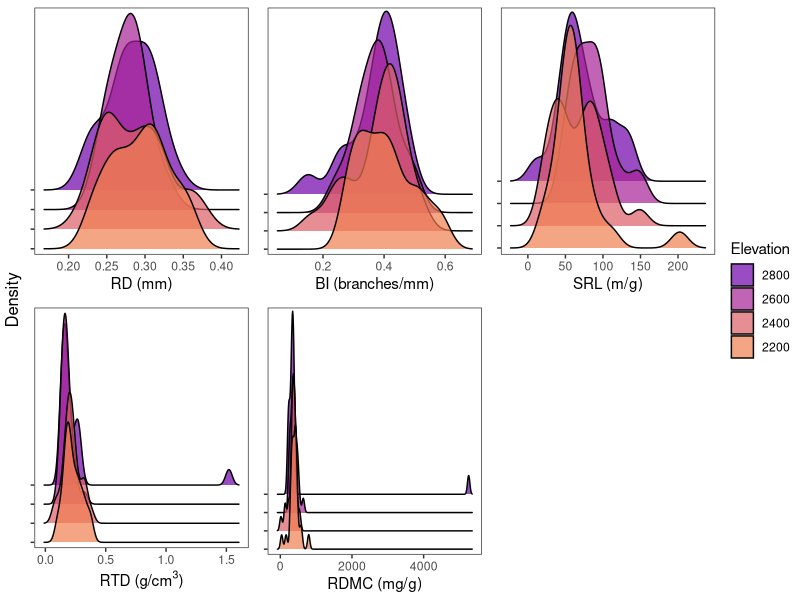
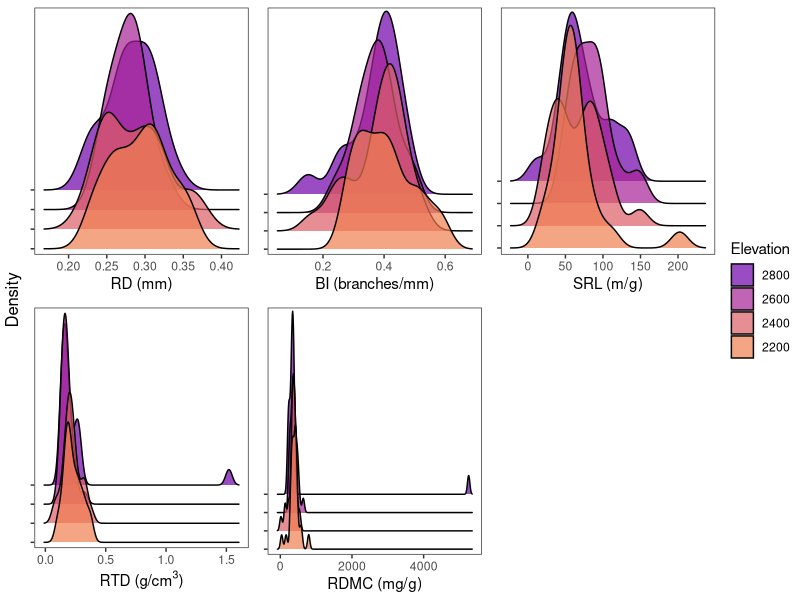

The R script that drew these images, in order:
# Ploting trait densities by elevation
# created 25/09/2024 by Anya 
# modified 11/02/2025 by Joe

### 1. Set up ----
library(tidyverse)
library(ggpubr)
library(ggridges)
library(viridisLite)
library(RColorBrewer)

### 2. Format data ----
# Load in root trait data
root_traits <- read_csv('data/roots/clean/clean_root_trait_data.csv') %>% 
  pivot_wider(names_from = traits, values_from = value) %>%
  mutate(elevation_m_asl = as.factor(elevation_m_asl))

root_traits <- read_csv('data/roots/archive/processed/BelowgroundTraitsDatasetWide.csv') %>%
  mutate(elevation_m_asl = as.factor(elevation_m_asl))

# vis parameters
scl= 10
alp3 = 0.7
cols2<- c("#6F00A8", "#A72197",  "#DD5E66", "#EF7F4F") # 2000m: #FDCB26
lwd = 0.5

### 3. Density plots per trait by elevation (RP scans) ----
rd <- ggplot(root_traits, aes(x = RD, y = elevation_m_asl, fill = elevation_m_asl)) +
  geom_density_ridges(alpha= alp3, scale = scl, linewidth=lwd)+
  scale_fill_manual(values = cols2, breaks = c(2800,  2600, 2400, 2200))+
  scale_y_discrete(expand = expansion(mult = c(0.1, 3.1)))+
  labs(x = "RD (mm)", color = "Elevation", fill ="Elevation")+
  theme_bw()+
  theme(panel.grid = element_blank(),
        axis.title.y = element_blank())

bi <- ggplot(root_traits, aes(x = BI, y = elevation_m_asl, fill = elevation_m_asl)) +
  geom_density_ridges(alpha= alp3, scale = scl, linewidth=lwd)+
  scale_fill_manual(values = cols2, breaks = c(2800,  2600, 2400, 2200))+
  scale_y_discrete(expand = expansion(mult = c(0.1, 3.4)))+
  labs(x = "BI (branches/mm)", color = "Elevation", fill ="Elevation")+
  theme_bw()+
  theme(panel.grid = element_blank(),
        axis.title.y = element_blank())

srl <- ggplot(root_traits, aes(x = SRL, y = elevation_m_asl, fill = elevation_m_asl)) +
  geom_density_ridges(alpha= alp3, scale = scl, linewidth=lwd)+
  scale_fill_manual(values = cols2, breaks = c(2800,  2600, 2400, 2200))+
  scale_y_discrete(expand = expansion(mult = c(0.1, 2.6)))+
  labs(x = "SRL (m/g)", color = "Elevation", fill ="Elevation")+
  theme_bw()+
  theme(panel.grid = element_blank(),
        axis.title.y = element_blank())

rtd <- root_traits %>%
  filter(id != 'FEK5954') %>% # Filter out high RTD values to remove outliers; remove 1 values
ggplot(aes(x = RTD, y = elevation_m_asl, fill = elevation_m_asl)) +
  geom_density_ridges(alpha= alp3, scale = scl, linewidth=lwd)+
  scale_fill_manual(values = cols2, breaks = c(2800,  2600, 2400, 2200))+
  scale_y_discrete(expand = expansion(mult = c(0.1, 3.1)))+
  labs(x = expression(paste("RTD (g/",cm^3,")")), color = "Elevation", fill ="Elevation")+
  theme_bw()+
  theme(panel.grid = element_blank(),
        axis.title.y = element_blank())

rdmc <- root_traits %>%
ggplot(aes(x = RDMC, y = elevation_m_asl, fill = elevation_m_asl)) +
  geom_density_ridges(alpha= alp3, scale = scl, linewidth=lwd)+
  scale_fill_manual(values = cols2, breaks = c(2800,  2600, 2400, 2200))+
  scale_y_discrete(expand = expansion(mult = c(0.1, 3.4)))+
  labs(x = "RDMC (mg/g)", color = "Elevation", fill ="Elevation")+
  theme_bw()+
  theme(panel.grid = element_blank(),
        axis.title.y = element_blank())

# Combine into single panel 
root_traits_elev <- ggarrange(rd + rremove("y.text"), bi + rremove("y.text"), srl + rremove("y.text"), rtd + rremove("y.text"), rdmc + rremove("y.text"), common.legend = TRUE,legend = "right", align = "v", label.y = 1) %>%
  annotate_figure(left = text_grob("Density",rot = 90))
root_traits_elev

# 4. Save figure
ggsave("root_traits_elev.png", root_traits_elev, path= "results/roots/", height = 3.333, width = 7 , bg= "white", units= "in")
